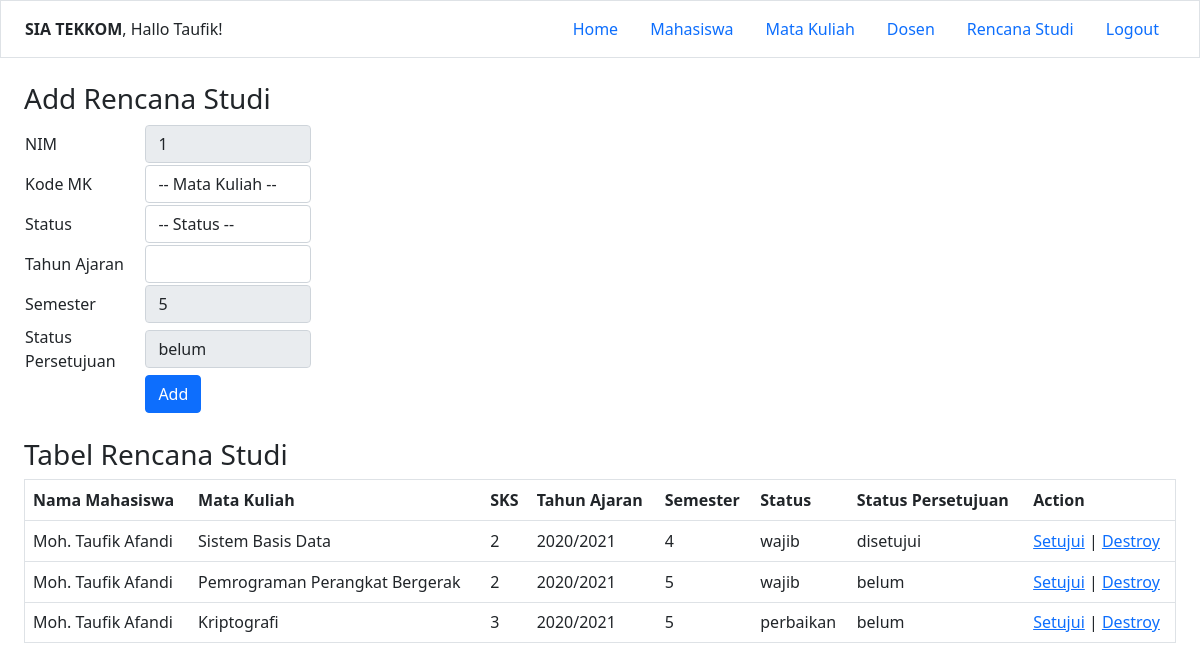
Page /rencana_studi/addRencanaStudi.php?nim=1 (signed in) on the committed database.
### tables this page shows
CREATE TABLE `mahasiswa` (
  `nim` int(11) NOT NULL,
  `nama` varchar(255) NOT NULL,
  `jenis_kelamin` varchar(20) NOT NULL,
  `kota` varchar(100) NOT NULL,
  `provinsi` varchar(100) NOT NULL,
  `telp` varchar(20) NOT NULL,
  `status` varchar(100) NOT NULL,
  `angkatan` varchar(10) NOT NULL,
  `tgl_lahir` date NOT NULL,
  `semester` int(11) NOT NULL,
  `is_delete` int(11) NOT NULL DEFAULT 0
);

CREATE TABLE `rencana_studi` (
  `id` int(11) NOT NULL,
  `nim` int(11) NOT NULL,
  `kode_mk` int(11) NOT NULL,
  `id_admin` int(11) NOT NULL DEFAULT 1,
  `status` varchar(100) NOT NULL,
  `tahun_ajaran` varchar(100) NOT NULL,
  `semester` int(11) NOT NULL,
  `nilai_mk` int(11) DEFAULT NULL,
  `status_persetujuan` varchar(50) NOT NULL
);

CREATE TABLE `mata_kuliah` (
  `kode_mk` int(11) NOT NULL,
  `nama_mk` varchar(255) NOT NULL,
  `kuota_mk` int(11) NOT NULL,
  `sks_mk` int(11) NOT NULL,
  `status_mk` varchar(100) NOT NULL,
  `kurikulum_mk` varchar(100) NOT NULL,
  `semester_mk` int(11) NOT NULL,
  `hari` varchar(100) NOT NULL,
  `waktu` varchar(100) NOT NULL,
  `nidn` int(11) NOT NULL,
  `is_delete` int(11) NOT NULL DEFAULT 0
);

### rencana_studi/addRencanaStudi.php (the view, shortened to what this page needs)
<?php
	include_once("../config.php");
	$nim = $_GET['nim'];
	$rencana_studi = mysqli_query($mysqli, "SELECT m.nama, mk.nama_mk, mk.sks_mk, rs.tahun_ajaran, rs.semester, rs.status, rs.status_persetujuan, rs.nilai_mk, rs.id FROM rencana_studi AS rs LEFT JOIN mahasiswa AS m ON rs.nim = m.nim LEFT JOIN mata_kuliah AS mk ON rs.kode_mk = mk.kode_mk WHERE rs.nim='$nim';");
	$mhs = mysqli_fetch_array(mysqli_query($mysqli, "SELECT * FROM mahasiswa WHERE nim='$nim'"));
?>
<!DOCTYPE html>
<html lang="en">
<head>
<link href="https://cdn.jsdelivr.net/npm/bootstrap@5.1.3/dist/css/bootstrap.min.css" rel="stylesheet">
</head>
<body>
	<?php include('../navbar.php') ?>
	<main class="px-4 py-4">
	<div>
			<form action="" method="post" name="form">
				<h3>Add Rencana Studi</h3>
				<table width="25%" border="0">
					<tr>
						<td>NIM</td>
						<td><input class="form-control" type="number" name="nim" value="<?= $mhs['nim'] ?>" readonly required></td>
					</tr>
					<tr>
						<td>Kode MK</td>
						<td>
							<select class="form-control" name="kode_mk" required>
								<option>-- Mata Kuliah --</option>
							</select>
						</td>
					</tr>
					<tr>
						<td>Status</td>
						<td>
							<select class="form-control" name="status" required>
								<option>-- Status --</option>
							</select>
						</td>
					</tr>
					<tr>
						<td>Tahun Ajaran</td>
						<td><input class="form-control" type="text" name="tahun_ajaran" required></td>
					</tr>
					<tr>
						<td>Semester</td>
						<td><input class="form-control" type="number" name="semester" value="<?= $mhs['semester'] ?>" readonly/></td>
					</tr>
					<tr>
						<td>Status Persetujuan</td>
						<td><input class="form-control" type="text" name="status_persetujuan" value="belum" readonly/></td>
					</tr>
					<tr>
						<td></td>
						<td><input class="btn btn-primary" type="submit" name="submit" value="Add"></td>
					</tr>
				</table>
			</form>
		</div>
		<section class="mt-4">
			<h3>Tabel Rencana Studi</h3>
			<table class="table" width='80%' border=1>
			<tr>
				<th>Nama Mahasiswa</th>
				<th>Mata Kuliah</th>
				<th>SKS</th>
				<th>Tahun Ajaran</th>
				<th>Semester</th>
				<th>Status</th>
				<th>Status Persetujuan</th>
				<th>Action</th>
			</tr>
			<?php
				while($item = mysqli_fetch_array($rencana_studi)) {
					echo "<tr>";
					echo "<td>".$item['nama']."</td>";
					echo "<td>".$item['nama_mk']."</td>";
					echo "<td>".$item['sks_mk']."</td>";
					echo "<td>".$item['tahun_ajaran']."</td>";
					echo "<td>".$item['semester']."</td>";
					echo "<td>".$item['status']."</td>";
					echo "<td>".$item['status_persetujuan']."</td>";
					echo "<td><a href='/rencana_studi/setujuiRencanaStudi.php?nim=$mhs[nim]&id=$item[id]'>Setujui</a> | <a href='/rencana_studi/destroyRencanaStudi.php?nim=$mhs[nim]&id=$item[id]'>Destroy</a></td>";
					echo "<tr>";
				}
			?>
			</table>
		</section>
	</main>
</html>

### rows in the picture
mahasiswa: nim "1", semester "5"
rencana_studi: mahasiswa.nama "Moh. Taufik Afandi", kode_mk.nama_mk "Sistem Basis Data", kode_mk.sks_mk "2", tahun_ajaran "2020/2021", semester "4", status "wajib", status_persetujuan "disetujui"
rencana_studi: mahasiswa.nama "Moh. Taufik Afandi", kode_mk.nama_mk "Pemrograman Perangkat Bergerak", kode_mk.sks_mk "2", tahun_ajaran "2020/2021", semester "5", status "wajib", status_persetujuan "belum"
rencana_studi: mahasiswa.nama "Moh. Taufik Afandi", kode_mk.nama_mk "Kriptografi", kode_mk.sks_mk "3", tahun_ajaran "2020/2021", semester "5", status "perbaikan", status_persetujuan "belum"

### other values in the picture
$_SESSION["nama"] "Taufik"
